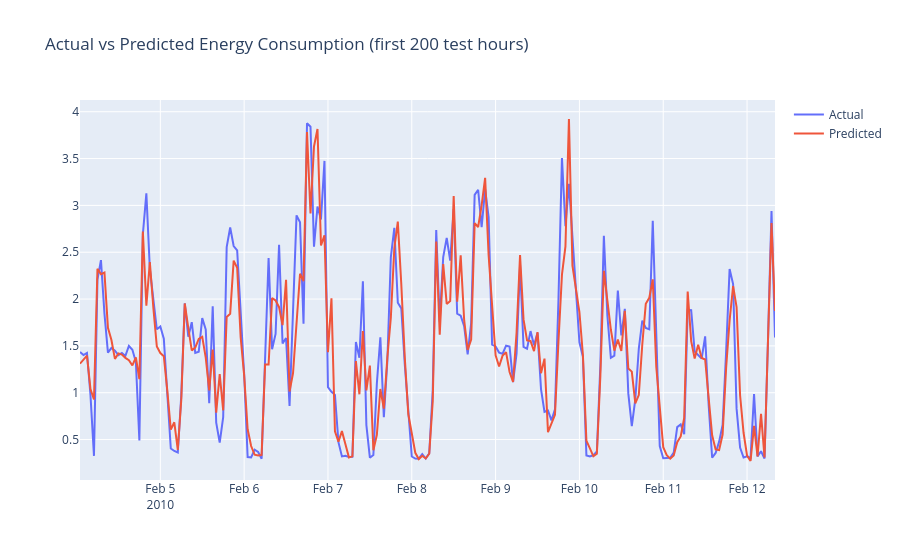

Write notebook code for a chart like this one.
### Code cell
import plotly.graph_objects as go

comparison_df = pd.DataFrame({
    'timestamp': hourly_df['timestamp'].iloc[split_point:].values,
    'actual': y_test.values,
    'predicted': rf_predictions
})

fig = go.Figure()
fig.add_trace(go.Scatter(x=comparison_df['timestamp'][:200], y=comparison_df['actual'][:200], name='Actual', mode='lines'))
fig.add_trace(go.Scatter(x=comparison_df['timestamp'][:200], y=comparison_df['predicted'][:200], name='Predicted', mode='lines'))
fig.update_layout(title='Actual vs Predicted Energy Consumption (first 200 test hours)')
fig.show()

### Figure 1 — Plotly figure (JSON) as saved in the notebook; plotly's stock layout.template omitted (floating-point values rounded to 4 significant figures; data arrays with more than 128 entries replaced by an {"elided": "..."} marker saying what was removed)
{"data": [{"mode": "lines", "name": "Actual", "type": "scatter", "x": {"elided": "200 str values"}, "y": {"elided": "200 float values"}}, {"mode": "lines", "name": "Predicted", "type": "scatter", "x": {"elided": "200 str values"}, "y": {"elided": "200 float values"}}], "layout": {"title": {"text": "Actual vs Predicted Energy Consumption (first 200 test hours)"}}}
